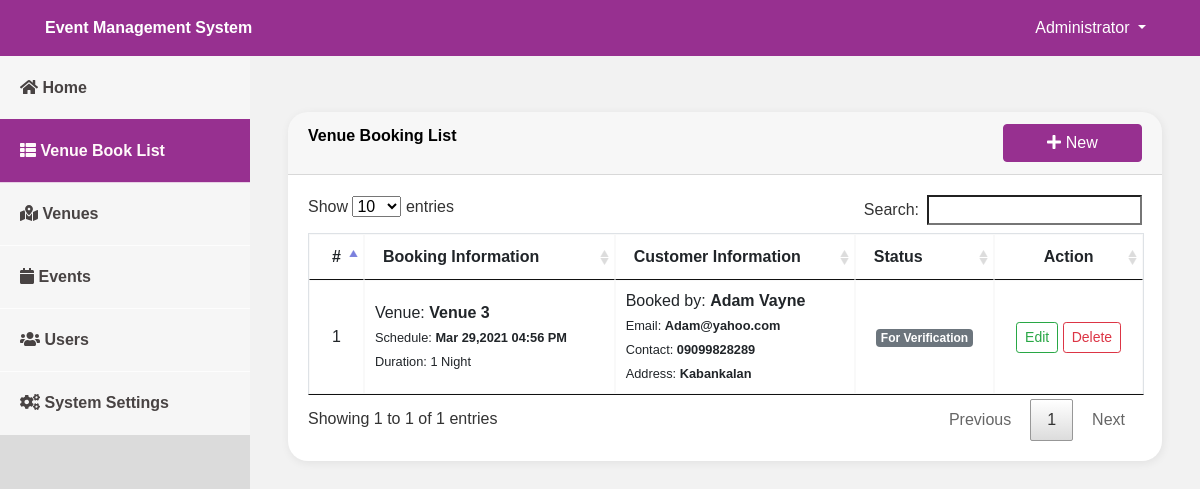
Page /admin/index.php?page=booking (signed in) on the earlier database version.
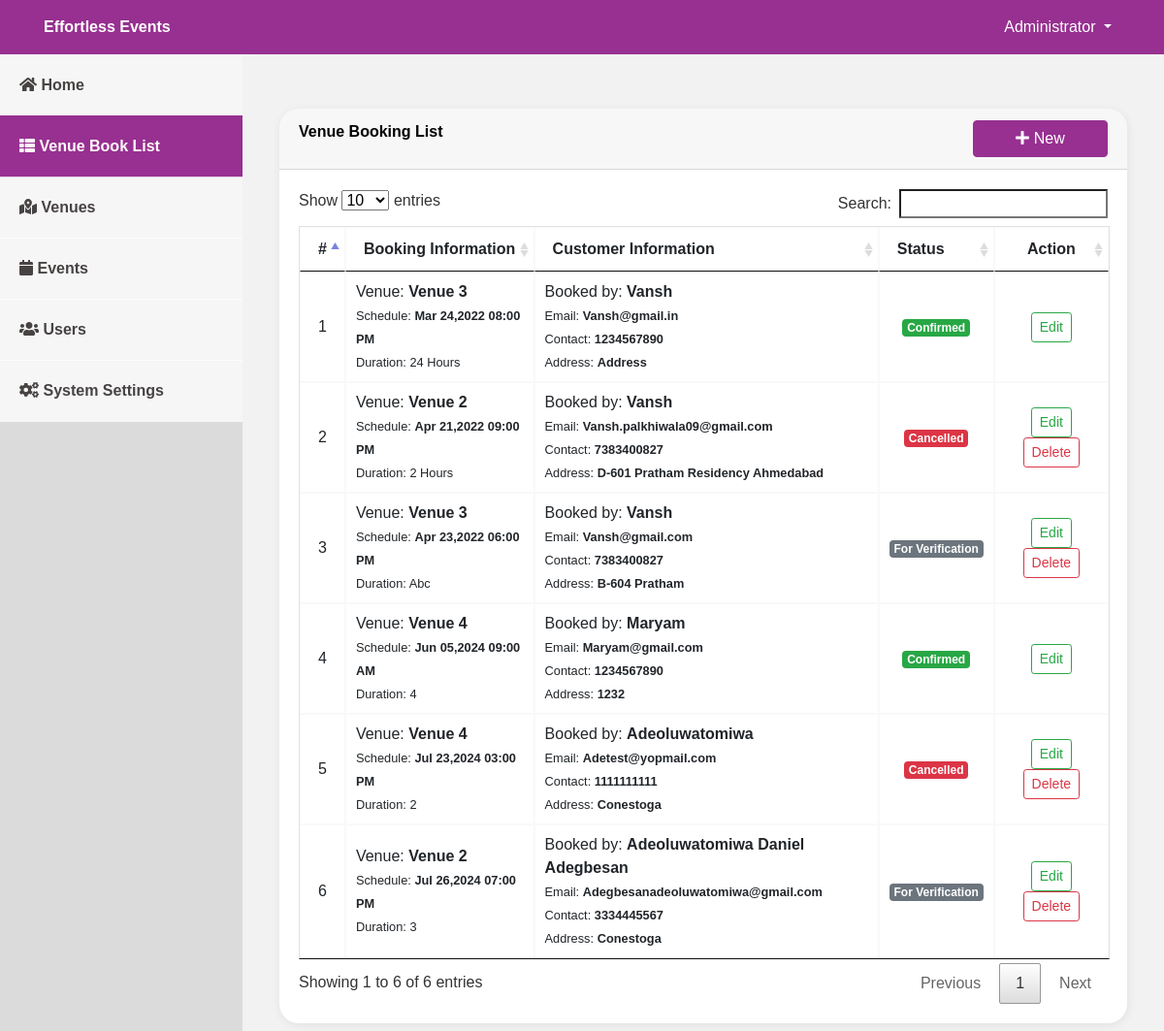
Same page on the later database version.
### tables this page shows
CREATE TABLE `venue_booking` (
  `id` int(30) NOT NULL,
  `name` text NOT NULL,
  `address` text NOT NULL,
  `email` varchar(100) NOT NULL,
  `contact` varchar(100) NOT NULL,
  `venue_id` int(30) NOT NULL,
  `duration` varchar(100) NOT NULL,
  `datetime` datetime NOT NULL,
  `status` tinyint(1) NOT NULL DEFAULT 0 COMMENT '0-for verification,1=confirmed,2=canceled'
);

CREATE TABLE `venue` (
  `id` int(30) NOT NULL,
  `venue` text NOT NULL,
  `address` text NOT NULL,
  `description` text NOT NULL,
  `rate` float NOT NULL
);

### admin/booking.php (the view, shortened to what this page needs)
<?php include('db_connect.php');?>
<div class="container-fluid">
	<div class="col-lg-12">
		<div class="row">
			<div class="col-md-12">
				<div class="card">
					<div class="card-header">
						<b>Venue Booking List</b>
						<span class="">
							<button class="btn btn-theme btn-block btn-md col-sm-2 float-right" type="button" id="new_book">
					<i class="fa fa-plus"></i> New</button>
				</span>
					</div>
					<div class="card-body">
						<table class="table table-bordered table-condensed table-hover">
							<thead>
								<tr>
									<th class="text-center">#</th>
									<th class="">Booking Information</th>
									<th class="">Customer Information</th>
									<th class="">Status</th>
									<th class="text-center">Action</th>
								</tr>
							</thead>
							<tbody>
								<?php
								$i = 1;
								$booking = $conn->query("SELECT b.*,v.venue from venue_booking b inner join venue v on v.id = b.venue_id");
								while($row=$booking->fetch_assoc()):
								?>
								<tr>
									<td class="text-center"><?php echo $i++ ?></td>
									<td class="">
										 <p>Venue: <b><?php echo ucwords($row['venue']) ?></b></p>
										 <p><small>Schedule: <b><?php echo date("M d,Y h:i A",strtotime($row['datetime'])) ?></b></small></p>
										 <p><small>Duration: <?php echo ucwords($row['duration']) ?></small></p>
									</td>
									<td class="">
										 <p>Booked by: <b><?php echo  ucwords($row['name']) ?></b></p>
										 <p><small>Email: <b><?php echo  ucwords($row['email']) ?></b></small></p>
										 <p><small>Contact: <b><?php echo  ucwords($row['contact']) ?></b></small></p>
										 <p><small>Address: <b><?php echo  ucwords($row['address']) ?></b></small></p>
									</td>
									<td class="text-center">
										 <?php if($row['status'] == 0): ?>
										 	<span class="badge badge-secondary">For Verification</span>
										 <?php elseif($row['status'] == 1): ?>
										 	<span class="badge badge-success">Confirmed</span>
										<?php elseif($row['status'] == 2): ?>
										 	<span class="badge badge-danger">Cancelled</span>
										 <?php endif; ?>
									</td>
									<td class="text-center">
										<button class="btn btn-sm btn-outline-success edit_book" type="button" data-id="<?php echo $row['id'] ?>" >Edit</button>
										<?php if(in_array($row['status'],array(0,2))): ?>
										<button class="btn btn-sm btn-outline-danger delete_book" type="button" data-id="<?php echo $row['id'] ?>">Delete</button>
										 <?php endif; ?>
									</td>
								</tr>
								<?php endwhile; ?>
							</tbody>
						</table>
					</div>
				</div>
			</div>
		</div>
	</div>
</div>

### admin/index.php (shortened to what this page needs)
<!DOCTYPE html>
<html lang="en">
<head>
    <?php
 include('./header.php');
 ?>
</head>
<body>
    <?php include 'topbar.php' ?>
    <?php include 'navbar.php' ?>
    <main id="view-panel">
        <?php $page = isset($_GET['page']) ? $_GET['page'] :'home'; ?>
        <?php include $page.'.php' ?>
    </main>
</body>
</html>

### admin/header.php (shortened to what this page needs)
  <link rel="stylesheet" href="assets/font-awesome/css/all.min.css">
<link href="assets/vendor/bootstrap/css/bootstrap.min.css" rel="stylesheet">
<link href="assets/vendor/icofont/icofont.min.css" rel="stylesheet">
<link href="assets/vendor/boxicons/css/boxicons.min.css" rel="stylesheet">
<link href="assets/vendor/venobox/venobox.css" rel="stylesheet">
<link href="assets/vendor/animate.css/animate.min.css" rel="stylesheet">
<link href="assets/vendor/remixicon/remixicon.css" rel="stylesheet">
<link href="assets/vendor/owl.carousel/assets/owl.carousel.min.css" rel="stylesheet">
<link href="assets/vendor/bootstrap-datepicker/css/bootstrap-datepicker.min.css" rel="stylesheet">
<link href="assets/DataTables/datatables.min.css" rel="stylesheet">
<link href="assets/css/jquery.datetimepicker.min.css" rel="stylesheet">
<link href="assets/css/select2.min.css" rel="stylesheet">
<link href="assets/css/style.css" rel="stylesheet">
<link type="text/css" rel="stylesheet" href="assets/css/jquery-te-1.4.0.css">

### admin/topbar.php (shortened to what this page needs)
<nav class="navbar navbar-light fixed-top bg-theme" style="padding:0;min-height: 3.5rem">
    <div class="container-fluid mt-2 mb-2">
        <div class="col-lg-12">
            <div class="col-md-4 float-left text-white">
                <large><b><?php echo isset($_SESSION['system']['name']) ? $_SESSION['system']['name'] : '' ?></b>
                </large>
            </div>
            <div class="float-right">
                <div class=" dropdown mr-4">
                    <a href="#" class="text-white dropdown-toggle" id="account_settings" data-toggle="dropdown"
                        aria-haspopup="true" aria-expanded="false"><?php echo $_SESSION['login_name'] ?> </a>
                </div>
            </div>
        </div>
</nav>

### admin/navbar.php (shortened to what this page needs)
<nav id="sidebar" class='mx-lt-5'>
    <div class="sidebar-list">
        <a href="index.php?page=home" class="nav-item nav-home"><span class='icon-field'><i
                    class="fa fa-home"></i></span> Home</a>
        <a href="index.php?page=booking" class="nav-item nav-booking"><span class='icon-field'><i
                    class="fa fa-th-list"></i></span> Venue Book List</a>
        <a href="index.php?page=venue" class="nav-item nav-venue"><span class='icon-field'><i
                    class="fa fa-map-marked-alt"></i></span> Venues</a>
        <a href="index.php?page=events" class="nav-item nav-events"><span class='icon-field'><i
                    class="fa fa-calendar"></i></span> Events</a>
        </div>
        <?php if($_SESSION['login_type'] == 1): ?>
        <a href="index.php?page=users" class="nav-item nav-users"><span class='icon-field'><i
                    class="fa fa-users"></i></span> Users</a>
        <a href="index.php?page=site_settings" class="nav-item nav-site_settings"><span class='icon-field'><i
                    class="fa fa-cogs"></i></span> System Settings</a>
        <?php endif; ?>
</nav>

### admin/assets/css/style.css (style rules this page uses)
body { font-family: "Montserrat", sans-serif; color: #000; width: 100%; height: calc(100%); }
a { color: #1977cc; }
nav#sidebar { height: calc(100%); position: fixed; z-index: 99; left: 0; width: 250px; background-repeat: no-repeat; background-size: cover;background-color: #dbdbdb; }
a.nav-item { position: relative; display: block; padding: 20px; margin-bottom: -1px; background-color: #ffffffc4; color: #484343; font-weight: 600; }
a.nav-item:hover, .nav-item.active { background-color: #973090; color: #fffafa; }
main#view-panel { margin-left: 250px; width:calc(100% - 250px); margin-top: 3.5rem; padding: .5em }
.card { box-shadow: 1px 2px 10px #00000012;border: none;border-radius: 20px; }
.card-header:first-child { border-radius: 20px 20px 0 0; }
.btn-theme { background-color: #973090;border-color: #973090;color: #fff; }
.bg-theme { background-color: #973090 !important; }
.table-bordered td, .table-bordered th { border: 1px solid #f9f9f9; }

### admin/index.php (style rules this page uses)
body { background: #f2f2f2; }

### admin/booking.php (style rules this page uses)
td { vertical-align: middle !important; }
td p { margin: unset }

Differences in the rows shown:
removed venue_booking: venue.venue "Venue 3", datetime "Mar 29,2021 04:56 PM", duration "1 Night", name "Adam Vayne", email "Adam@yahoo.com", contact "09099828289", address "Kabankalan", status "For Verification"
added venue_booking: venue.venue "Venue 3", datetime "Mar 24,2022 08:00 PM", duration "24 Hours", name "Vansh", email "Vansh@gmail.in", contact "1234567890", address "Address", status "Confirmed"
added venue_booking: venue.venue "Venue 2", datetime "Apr 21,2022 09:00 PM", duration "2 Hours", name "Vansh", email "Vansh.palkhiwala09@gmail.com", contact "7383400827", address "D-601 Pratham Residency Ahmedabad", status "Cancelled"
added venue_booking: venue.venue "Venue 3", datetime "Apr 23,2022 06:00 PM", duration "Abc", name "Vansh", email "Vansh@gmail.com", contact "7383400827", address "B-604 Pratham", status "For Verification"
added venue_booking: venue.venue "Venue 4", datetime "Jun 05,2024 09:00 AM", duration "4", name "Maryam", email "Maryam@gmail.com", contact "1234567890", address "1232", status "Confirmed"
added venue_booking: venue.venue "Venue 4", datetime "Jul 23,2024 03:00 PM", duration "2", name "Adeoluwatomiwa", email "Adetest@yopmail.com", contact "1111111111", address "Conestoga", status "Cancelled"
added venue_booking: venue.venue "Venue 2", datetime "Jul 26,2024 07:00 PM", duration "3", name "Adeoluwatomiwa Daniel Adegbesan", email "Adegbesanadeoluwatomiwa@gmail.com", contact "3334445567", address "Conestoga", status "For Verification"
Other differences:
$_SESSION['system']['name']: "Event Management System" → "Effortless Events"
text written by a page script: "Show entries Search: Showing 1 to 1 of 1 entries Previous 1 Next" → "Show entries Search: Showing 1 to 6 of 6 entries Previous 1 Next"
